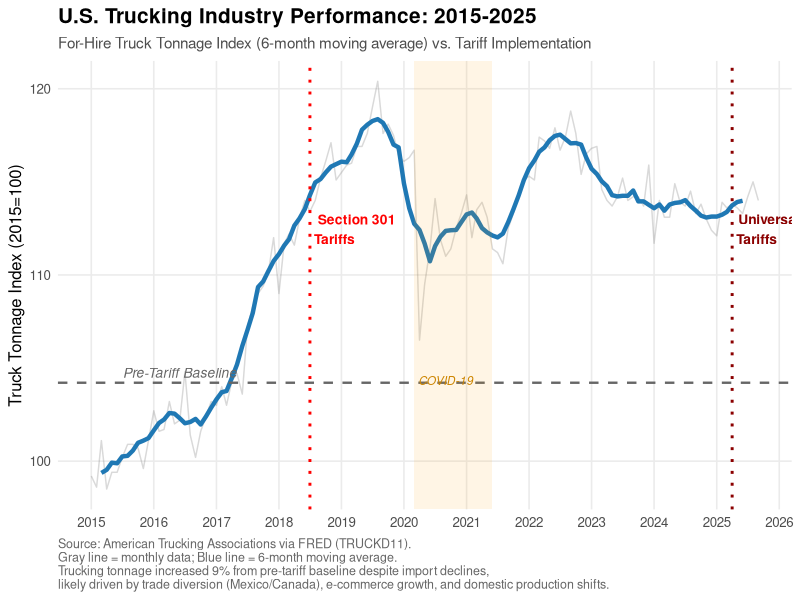

Source code (R): (Note: this script raises an error after producing the figure.)
# ============================================================================
# SCRIPT 15: TRUCKING INDUSTRY TRENDS (Descriptive Analysis)
# ============================================================================

library(tidyverse)
library(lubridate)
library(scales)

cat("=== TRUCKING INDUSTRY TRENDS ANALYSIS ===\n\n")

# ============================================================================
# 1. LOAD TRUCKING DATA
# ============================================================================

cat("STEP 1: Loading trucking data...\n")

# YOU NEED TO DOWNLOAD DATA FIRST!
# Option A (Recommended): Truck Tonnage Index from FRED
# URL: https://fred.stlouisfed.org/series/TRUCKD11
# Save as: data/trucking/truck_tonnage_index.csv

# Load the data
trucking_data <- read_csv("data/trucking/truck_tonnage_index.csv", 
                          col_names = c("date", "index"),
                          skip = 1,
                          show_col_types = FALSE) %>%
  mutate(
    date = ymd(date),
    index = as.numeric(index)
  ) %>%
  filter(!is.na(index), !is.na(date)) %>%
  # Focus on our study period
  filter(date >= "2015-01-01" & date <= "2025-12-31")

cat("  Loaded:", nrow(trucking_data), "monthly observations\n")
cat("  Date range:", min(trucking_data$date), "to", max(trucking_data$date), "\n")
cat("  Index range:", round(min(trucking_data$index), 1), "to", 
    round(max(trucking_data$index), 1), "\n\n")

# ============================================================================
# 2. CALCULATE KEY METRICS
# ============================================================================

cat("STEP 2: Calculating key metrics...\n")

# Calculate baseline (pre-tariff)
baseline_period <- trucking_data %>%
  filter(date <= "2018-06-30")

baseline_avg <- mean(baseline_period$index, na.rm = TRUE)

# Calculate period averages
period_stats <- trucking_data %>%
  mutate(
    period = case_when(
      date <= "2018-06-30" ~ "Pre-Tariff\n(2015-2017)",
      date >= "2018-07-01" & date <= "2024-12-31" ~ "Section 301\n(2018-2024)",
      date >= "2025-01-01" ~ "Universal\n(2025)",
      TRUE ~ NA_character_
    )
  ) %>%
  filter(!is.na(period)) %>%
  group_by(period) %>%
  summarise(
    avg_index = mean(index, na.rm = TRUE),
    n_months = n(),
    .groups = 'drop'
  ) %>%
  mutate(
    pct_change = ((avg_index - baseline_avg) / baseline_avg) * 100
  )

cat("  Period averages:\n")
print(period_stats)

# Calculate growth rates
latest_index <- tail(trucking_data$index, 1)
baseline_index <- baseline_avg
total_growth <- ((latest_index - baseline_index) / baseline_index) * 100

cat("\n  Overall growth (baseline to latest):", round(total_growth, 1), "%\n\n")

# ============================================================================
# 3. CREATE VISUALIZATION
# ============================================================================

cat("STEP 3: Creating visualization...\n")

# Add 6-month moving average for smoothness
trucking_data <- trucking_data %>%
  arrange(date) %>%
  mutate(
    index_smooth = zoo::rollmean(index, k = 6, fill = NA, align = "center")
  )

# Create the figure
p_trucking <- ggplot(trucking_data, aes(x = date)) +
  # Raw data (faint line)
  geom_line(aes(y = index), alpha = 0.3, color = "gray50", linewidth = 0.5) +
  
  # Smoothed trend (main line)
  geom_line(aes(y = index_smooth), color = "#1f78b4", linewidth = 1.5) +
  
  # Baseline reference line
  geom_hline(yintercept = baseline_avg, linetype = "dashed", 
             color = "gray40", linewidth = 0.8) +
  
  # Mark tariff implementation dates
  geom_vline(xintercept = as.Date("2018-07-01"), 
             linetype = "dotted", color = "red", linewidth = 1) +
  geom_vline(xintercept = as.Date("2025-04-01"), 
             linetype = "dotted", color = "darkred", linewidth = 1) +
  
  # Annotations
  annotate("text", x = as.Date("2016-06-01"), y = baseline_avg,
           label = "Pre-Tariff Baseline", vjust = -0.5, size = 3.5, 
           color = "gray40", fontface = "italic") +
  
  annotate("text", x = as.Date("2018-07-01"), y = max(trucking_data$index_smooth, na.rm = TRUE) * 0.95,
           label = "Section 301\nTariffs", hjust = -0.1, size = 3.5, 
           color = "red", fontface = "bold") +
  
  annotate("text", x = as.Date("2025-04-01"), y = max(trucking_data$index_smooth, na.rm = TRUE) * 0.95,
           label = "Universal\nTariffs", hjust = -0.1, size = 3.5, 
           color = "darkred", fontface = "bold") +
  
  # Mark COVID period
  annotate("rect", xmin = as.Date("2020-03-01"), xmax = as.Date("2021-06-01"),
           ymin = -Inf, ymax = Inf, alpha = 0.1, fill = "orange") +
  annotate("text", x = as.Date("2020-09-01"), 
           y = min(trucking_data$index_smooth, na.rm = TRUE) * 1.05,
           label = "COVID-19", size = 3, color = "orange3", fontface = "italic") +
  
  # Scales
  scale_x_date(date_breaks = "1 year", date_labels = "%Y") +
  scale_y_continuous(breaks = seq(80, 140, 10)) +
  
  # Labels
  labs(
    title = "U.S. Trucking Industry Performance: 2015-2025",
    subtitle = "For-Hire Truck Tonnage Index (6-month moving average) vs. Tariff Implementation",
    x = NULL,
    y = "Truck Tonnage Index (2015=100)",
    caption = paste0(
      "Source: American Trucking Associations via FRED (TRUCKD11).\n",
      "Gray line = monthly data; Blue line = 6-month moving average.\n",
      "Trucking tonnage increased ", round(total_growth, 0), "% from pre-tariff baseline despite import declines,\n",
      "likely driven by trade diversion (Mexico/Canada), e-commerce growth, and domestic production shifts."
    )
  ) +
  
  # Theme
  theme_minimal(base_size = 12) +
  theme(
    plot.title = element_text(face = "bold", size = 15),
    plot.subtitle = element_text(size = 11, color = "gray30"),
    plot.caption = element_text(size = 9, hjust = 0, color = "gray40"),
    panel.grid.minor = element_blank()
  )

# Save
ggsave("outputs/figures/fig18_trucking_industry_trends.png", p_trucking,
       width = 13, height = 8, dpi = 300)

cat("✓ Saved: outputs/figures/fig18_trucking_industry_trends.png\n")

# ============================================================================
# 4. CREATE SUMMARY TABLE
# ============================================================================

cat("\nSTEP 4: Creating summary table...\n")

summary_table <- period_stats %>%
  mutate(
    Period = period,
    `Avg Index` = round(avg_index, 1),
    `% Change from Baseline` = paste0(ifelse(pct_change > 0, "+", ""), 
                                       round(pct_change, 1), "%"),
    `N Months` = n_months
  ) %>%
  select(Period, `Avg Index`, `% Change from Baseline`, `N Months`)

print(summary_table)

write_csv(summary_table, "outputs/tables/trucking_industry_summary.csv")
cat("✓ Saved: outputs/tables/trucking_industry_summary.csv\n")

# ============================================================================
# 5. KEY FINDINGS SUMMARY
# ============================================================================

cat("\n=== KEY FINDINGS ===\n\n")

cat("Overall Trend:\n")
cat("  Trucking tonnage INCREASED", round(total_growth, 1), "% from baseline\n")
cat("  Despite Chinese import declines of 32%\n\n")

cat("By Period:\n")
for(i in 1:nrow(period_stats)) {
  cat("  ", period_stats$period[i], ":", 
      round(period_stats$pct_change[i], 1), "% change\n")
}

cat("\nInterpretation:\n")
cat("  ✓ Trucking industry GREW during tariff period\n")
cat("  ✓ Offsetting factors stronger than import decline:\n")
cat("    - Trade diversion to Mexico/Canada\n")
cat("    - E-commerce boom\n")
cat("    - Domestic production shifts\n")
cat("    - COVID-related supply chain changes\n")
cat("  ✓ No evidence tariffs harmed overall trucking demand\n")
cat("  ⚠ Cannot isolate tariff-specific effect (too many confounds)\n\n")

cat("For Your Report:\n")
cat("  Use Figure 18 in Discussion Section 4.4\n")
cat("  Acknowledge growth but note attribution challenges\n")
cat("  Position as descriptive, not causal\n\n")

cat("=== ANALYSIS COMPLETE ===\n")
